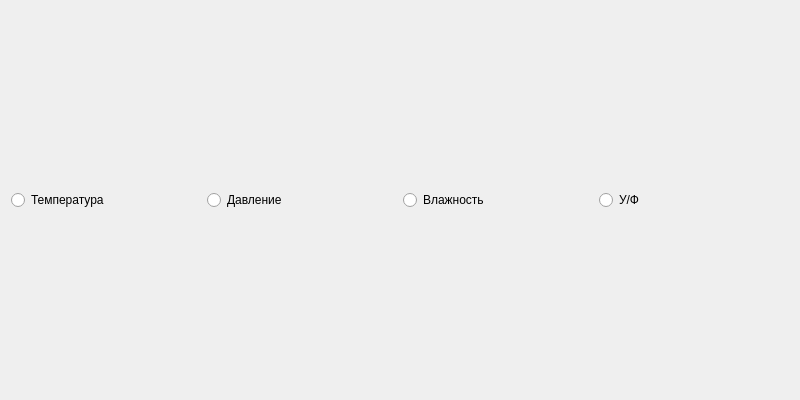
<?xml version="1.0" encoding="UTF-8"?>
<ui version="4.0">
 <class>Dialog_charts</class>
 <widget class="QDialog" name="Dialog_charts">
  <property name="geometry">
   <rect>
    <x>0</x>
    <y>0</y>
    <width>800</width>
    <height>400</height>
   </rect>
  </property>
  <property name="windowTitle">
   <string>Графики погоды</string>
  </property>
  <property name="styleSheet">
   <string notr="true">font: italic 12pt &quot;Sans Serif&quot;;</string>
  </property>
  <layout class="QVBoxLayout" name="verticalLayout_2">
   <item>
    <layout class="QVBoxLayout" name="verticalLayout">
     <item>
      <layout class="QHBoxLayout" name="horizontalLayout">
       <item>
        <widget class="QRadioButton" name="radioButton_temp">
         <property name="text">
          <string>Температура</string>
         </property>
        </widget>
       </item>
       <item>
        <widget class="QRadioButton" name="radioButton_press">
         <property name="text">
          <string>Давление</string>
         </property>
        </widget>
       </item>
       <item>
        <widget class="QRadioButton" name="radioButton_humidity">
         <property name="text">
          <string>Влажность</string>
         </property>
        </widget>
       </item>
       <item>
        <widget class="QRadioButton" name="radioButton_uvi">
         <property name="text">
          <string>У/Ф</string>
         </property>
        </widget>
       </item>
      </layout>
     </item>
    </layout>
   </item>
  </layout>
 </widget>
 <resources/>
 <connections/>
</ui>
